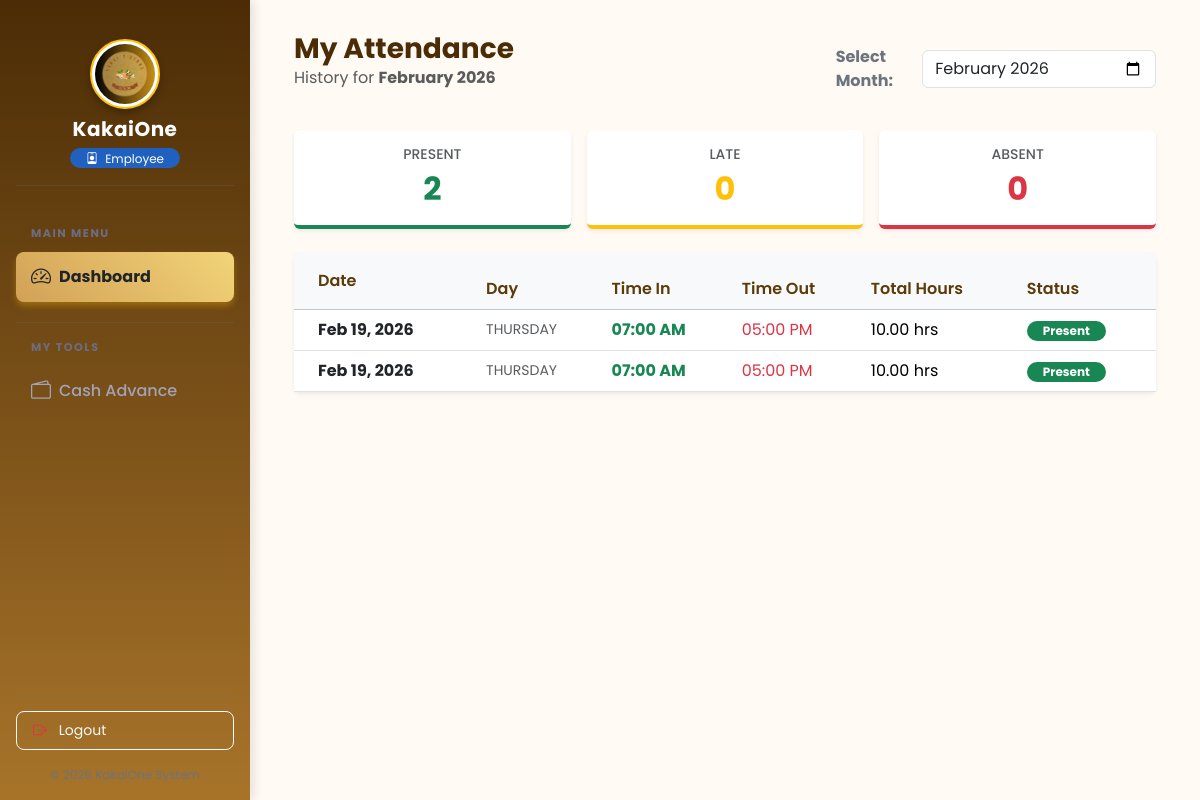
Before: /frontend/attendance/my_attendance.php (signed in) with the older database file.
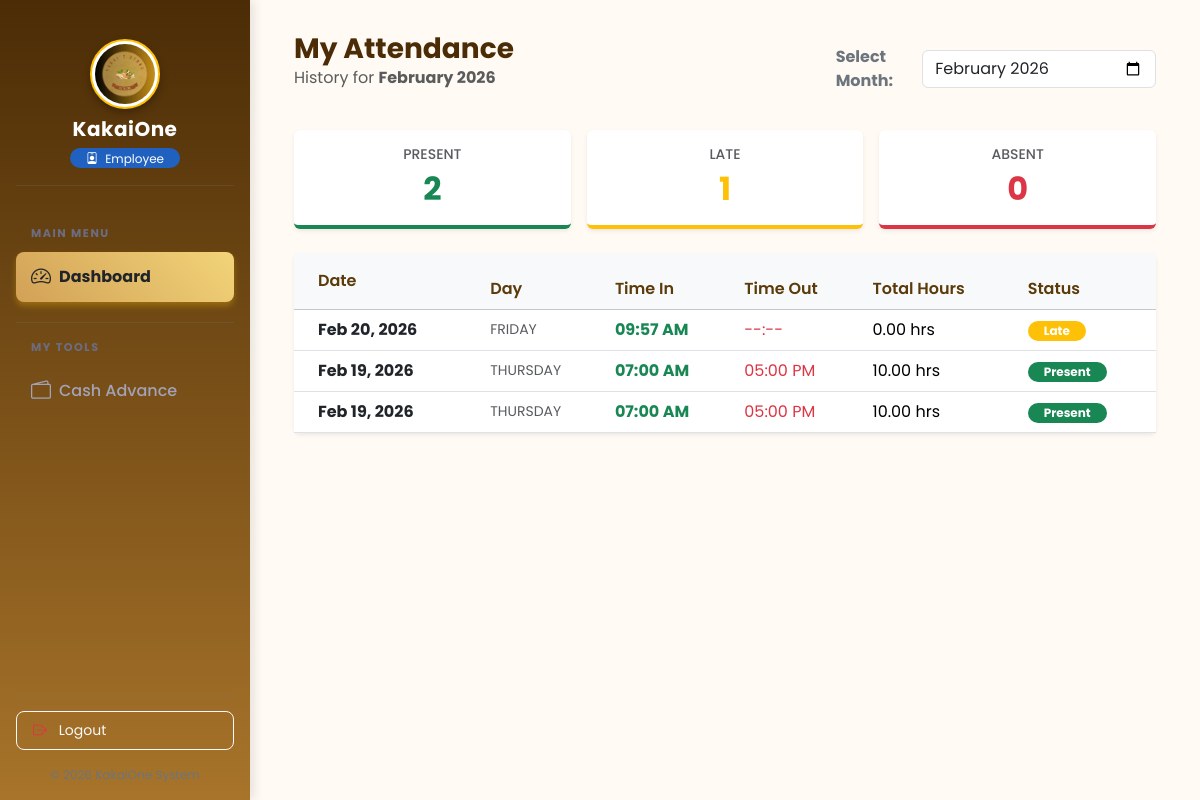
After: the same page with the newer database file.
### tables this page shows
CREATE TABLE `attendance` (
  `attendance_id` int(11) NOT NULL,
  `employee_id` int(11) DEFAULT NULL,
  `time_in` datetime DEFAULT NULL,
  `time_out` datetime DEFAULT NULL,
  `status` enum('Pending','Present','Late','Absent','Approved','Rejected') DEFAULT 'Pending',
  `total_hours` decimal(5,2) DEFAULT 0.00,
  `pending_overtime` decimal(5,2) DEFAULT 0.00,
  `approved_overtime` decimal(5,2) DEFAULT 0.00,
  `remarks` varchar(255) DEFAULT NULL,
  `created_at` timestamp NOT NULL DEFAULT current_timestamp()
);

### frontend/attendance/my_attendance.php (the view, shortened to what the changed rows need)
<?php
require_once __DIR__ . '/../../config/db.php';
$employee_id = $_SESSION['employee_id'];
$filterInput = isset($_GET['month']) ? $_GET['month'] : date('Y-m');
$year = date('Y', strtotime($filterInput));
$month = date('m', strtotime($filterInput));
$logs = [];
$stats = ['present' => 0, 'late' => 0, 'absent' => 0];
try {
    $stmt = $pdo->prepare("
        SELECT * FROM attendance
        WHERE employee_id = ?
        AND MONTH(time_in) = ?
        AND YEAR(time_in) = ?
        ORDER BY time_in DESC
    ");
    $stmt->execute([$employee_id, $month, $year]);
    $logs = $stmt->fetchAll();
    foreach ($logs as $log) {
        $status = strtolower($log['status']);
        if (isset($stats[$status])) {
            $stats[$status]++;
        }
    }
} catch (PDOException $e) {
}
?>
<!DOCTYPE html>
<html lang="en">
<head>
    <?php include '../includes/links.php'; ?>
</head>
<body>
    <main id="main-content" class="main-content-wrapper">
        <div class="container-fluid">
            <div class="row g-3 mb-4">
                <div class="col-md-4">
                    <div class="card border-0 shadow-sm p-3 text-center" style="border-bottom: 4px solid #198754 !important;">
                        <h2 class="fw-bold text-success mb-0"><?= $stats['present'] ?></h2>
                    </div>
                </div>
                <div class="col-md-4">
                    <div class="card border-0 shadow-sm p-3 text-center" style="border-bottom: 4px solid #ffc107 !important;">
                        <h6 class="text-muted text-uppercase small ls-1">Late</h6>
                        <h2 class="fw-bold text-warning mb-0"><?= $stats['late'] ?></h2>
                    </div>
                </div>
                <div class="col-md-4">
                    <div class="card border-0 shadow-sm p-3 text-center" style="border-bottom: 4px solid #dc3545 !important;">
                        <h2 class="fw-bold text-danger mb-0"><?= $stats['absent'] ?></h2>
                    </div>
                </div>
            </div>
            <div class="card shadow-sm border-0">
                <div class="card-body p-0">
                    <div class="table-responsive">
                        <table class="table table-hover align-middle mb-0">
                            <thead class="table-light">
                                <tr>
                                    <th class="ps-4 py-3">Date</th>
                                    <th>Day</th>
                                    <th>Time In</th>
                                    <th>Time Out</th>
                                    <th>Total Hours</th>
                                    <th>Status</th>
                                </tr>
                            </thead>
                            <tbody>
                                <?php if (!empty($logs)): ?>
                                    <?php foreach ($logs as $log): ?>
                                        <tr>
                                            <td class="ps-4 fw-bold text-dark">
                                                <?= date('M d, Y', strtotime($log['time_in'])); ?>
                                            </td>
                                            <td class="text-muted small text-uppercase">
                                                <?= date('l', strtotime($log['time_in'])); ?>
                                            </td>
                                            <td class="text-success fw-bold">
                                                <?= date('h:i A', strtotime($log['time_in'])); ?>
                                            </td>
                                            <td class="text-danger">
                                                <?= $log['time_out'] ? date('h:i A', strtotime($log['time_out'])) : '--:--'; ?>
                                            </td>
                                            <td>
                                                <?= $log['total_hours'] ? number_format($log['total_hours'], 2) . ' hrs' : '-'; ?>
                                            </td>
                                            <td>
                                                <?php
                                                $badge = 'secondary';
                                                if ($log['status'] == 'Present') $badge = 'success';
                                                if ($log['status'] == 'Late') $badge = 'warning';
                                                ?>
                                                <span class="badge bg-<?= $badge; ?> px-3 rounded-pill"><?= $log['status']; ?></span>
                                            </td>
                                        </tr>
                                    <?php endforeach; ?>
                                <?php endif; ?>
                            </tbody>
                        </table>
                    </div>
                </div>
            </div>
        </div>
    </main>
</body>
</html>

Changed rows visible on the page:
added attendance: time_in "Feb 20, 2026", time_in "FRIDAY", time_in "09:57 AM", total_hours "0.00", status "Late"
Other visible differences:
$stats['late']: "0" → "1"
